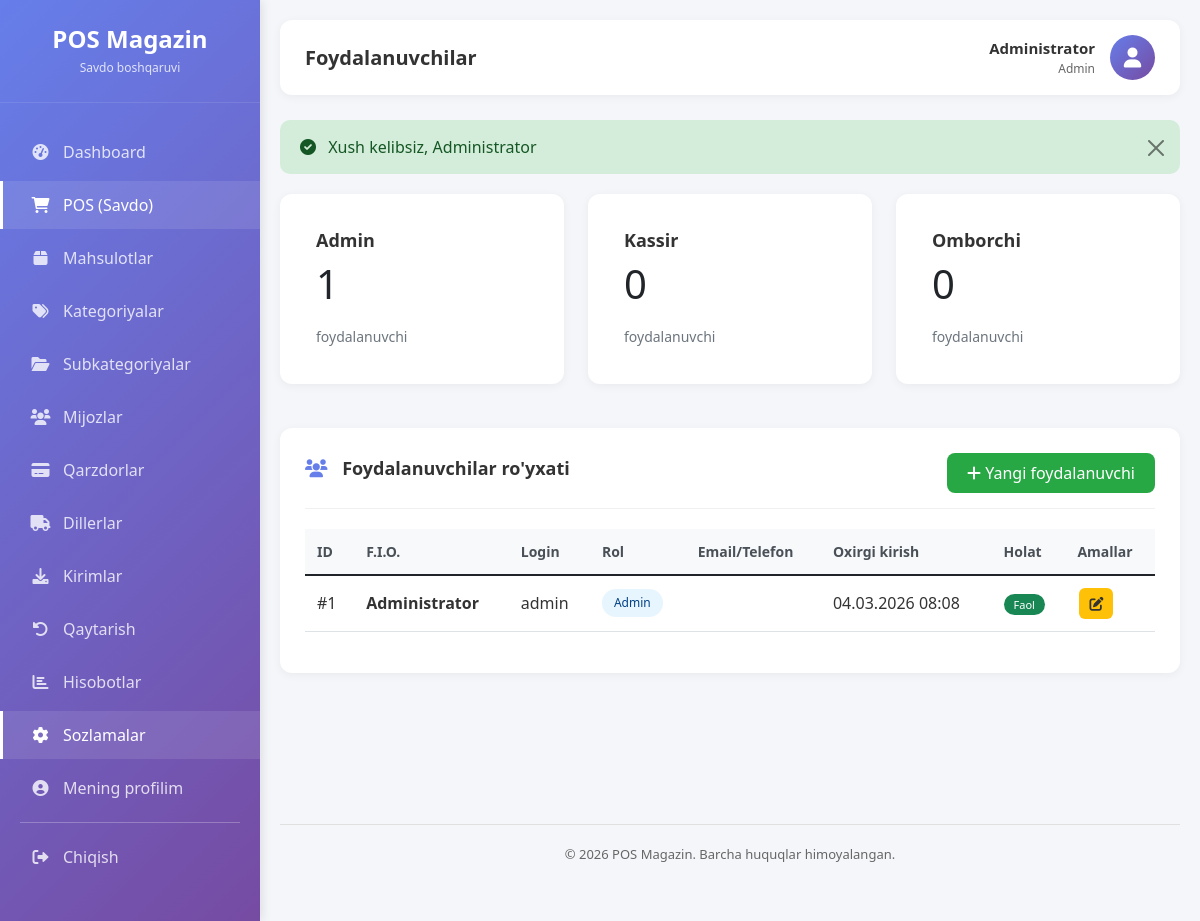
Page /settings/users (signed in) on the earlier database version.
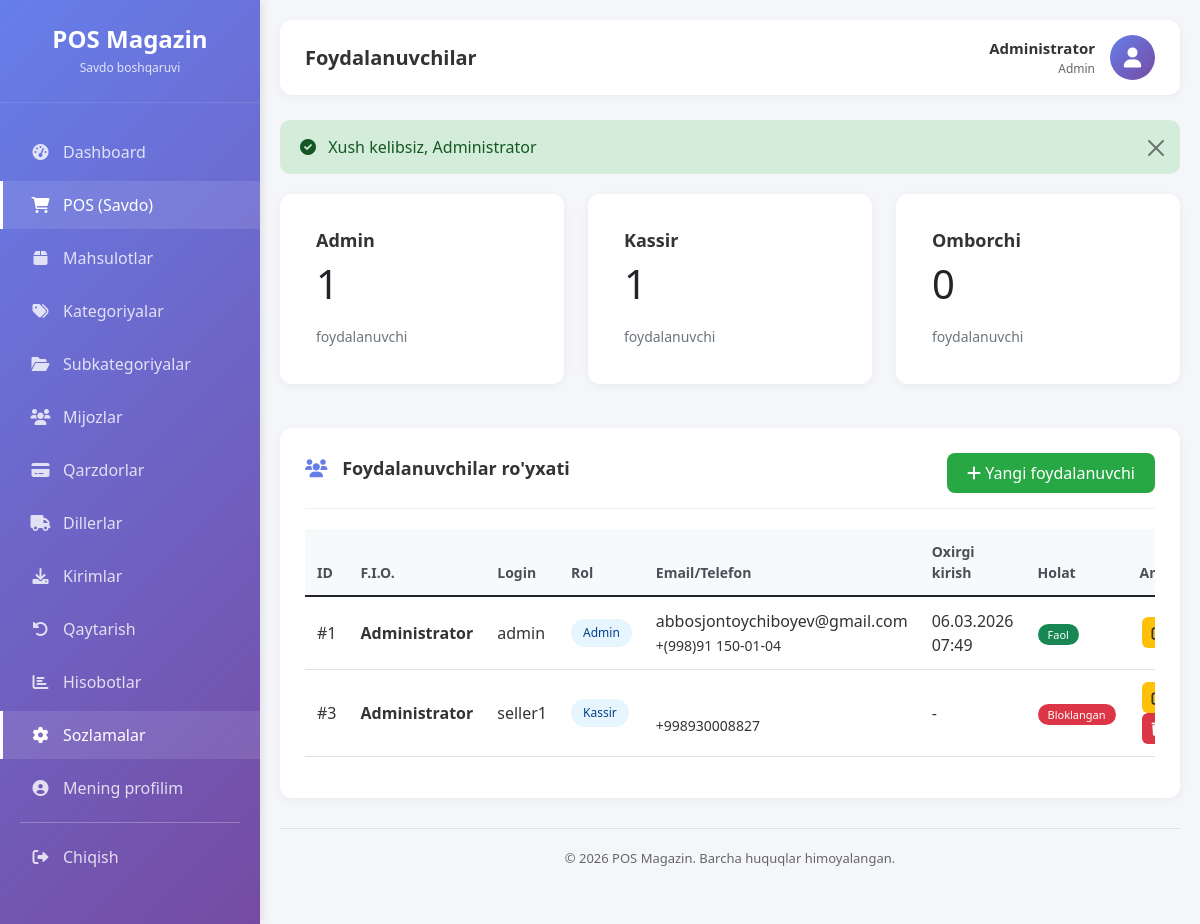
Same page on the later database version.
### tables this page shows
CREATE TABLE `rollar` (
  `id` bigint(20) UNSIGNED NOT NULL,
  `nomi` varchar(50) NOT NULL,
  `izoh` varchar(255) DEFAULT NULL,
  `yaratilgan_vaqt` timestamp NULL DEFAULT current_timestamp(),
  `yangilangan_vaqt` timestamp NULL DEFAULT current_timestamp() ON UPDATE current_timestamp()
);

CREATE TABLE `foydalanuvchilar` (
  `id` bigint(20) UNSIGNED NOT NULL,
  `rol_id` bigint(20) UNSIGNED NOT NULL,
  `fio` varchar(120) NOT NULL,
  `email` varchar(120) DEFAULT NULL,
  `telefon` varchar(30) DEFAULT NULL,
  `login` varchar(60) NOT NULL,
  `parol_hash` varchar(255) NOT NULL,
  `faol` tinyint(1) NOT NULL DEFAULT 1,
  `oxirgi_kirish_vaqt` timestamp NULL DEFAULT NULL,
  `yaratilgan_vaqt` timestamp NULL DEFAULT current_timestamp(),
  `yangilangan_vaqt` timestamp NULL DEFAULT current_timestamp() ON UPDATE current_timestamp(),
  `ochirilgan_vaqt` timestamp NULL DEFAULT NULL
);

### app/Views/pages/settings/users.php (the view, shortened to what the changed rows need)
<div class="row mb-4">
    <?php foreach ($roles as $role): ?>
    <div class="col-md-4">
        <div class="card">
            <div class="card-body">
                <h5 class="card-title"><?= htmlspecialchars($role['nomi']) ?></h5>
                <p class="card-text display-6"><?= $role['users_count'] ?></p>
                <small class="text-muted">foydalanuvchi</small>
            </div>
        </div>
    </div>
    <?php endforeach; ?>
</div>
<div class="content-card">
    <div class="card-header">
        <div class="card-title">
            <i class="fas fa-users"></i> Foydalanuvchilar ro'yxati
        </div>
        <a href="/new-pos/settings/users/create" class="btn btn-success">
            <i class="fas fa-plus"></i> Yangi foydalanuvchi
        </a>
    </div>
    <div class="table-responsive">
        <table class="table table-hover">
            <thead>
                <tr>
                    <th>ID</th>
                    <th>F.I.O.</th>
                    <th>Login</th>
                    <th>Rol</th>
                    <th>Email/Telefon</th>
                    <th>Oxirgi kirish</th>
                    <th>Holat</th>
                    <th>Amallar</th>
                </tr>
            </thead>
            <tbody>
                <?php foreach ($users as $user): ?>
                <tr>
                    <td>#<?= $user['id'] ?></td>
                    <td>
                        <strong><?= htmlspecialchars($user['fio']) ?></strong>
                    </td>
                    <td><?= htmlspecialchars($user['login']) ?></td>
                    <td>
                        <span class="role-badge"><?= htmlspecialchars($user['rol_nomi']) ?></span>
                    </td>
                    <td>
                        <?= $user['email'] ?? '' ?><br>
                        <small><?= $user['telefon'] ?? '' ?></small>
                    </td>
                    <td>
                        <?= $user['oxirgi_kirish_vaqt'] ? date('d.m.Y H:i', strtotime($user['oxirgi_kirish_vaqt'])) : '-' ?>
                    </td>
                    <td>
                        <?php if ($user['faol']): ?>
                            <span class="badge bg-success">Faol</span>
                        <?php else: ?>
                            <span class="badge bg-danger">Bloklangan</span>
                        <?php endif; ?>
                    </td>
                    <td>
                        <a href="/new-pos/settings/users/edit/<?= $user['id'] ?>" class="btn btn-sm btn-warning btn-action" title="Tahrirlash">
                            <i class="fas fa-edit"></i>
                        </a>
                        <?php if ($user['id'] != $_SESSION['user_id']): ?>
                        <form method="POST" action="/new-pos/settings/users/delete/<?= $user['id'] ?>" style="display: inline;" onsubmit="return confirm('Bu foydalanuvchini o\'chirishni xohlaysizmi?');">
                            <button type="submit" class="btn btn-sm btn-danger btn-action" title="O'chirish">
                                <i class="fas fa-trash"></i>
                            </button>
                        </form>
                        <?php endif; ?>
                    </td>
                </tr>
                <?php endforeach; ?>
            </tbody>
        </table>
    </div>
</div>

### public/index.php (shortened to what the changed rows need)
<?php
require_once __DIR__ . '/../config/database.php';
spl_autoload_register(function ($class) {
    $prefix = 'App\\';
    $base_dir = APP_PATH . '/';
    $len = strlen($prefix);
    $relative_class = substr($class, $len);
    $file = $base_dir . str_replace('\\', '/', $relative_class) . '.php';
});
$requestUri = $_SERVER['REQUEST_URI'];
$basePath = '/new-pos';
if (strpos($requestUri, $basePath) === 0) {
    $requestUri = substr($requestUri, strlen($basePath));
}
$requestUri = strtok($requestUri, '?');
$requestUri = str_replace('/public', '', $requestUri);
$requestUri = trim($requestUri, '/');
$routesFile = ROUTES_PATH . '/web.php';
$routes = require $routesFile;
$method = $_SERVER['REQUEST_METHOD'];
route_dispatch($routes, $method, $requestUri);
function route_dispatch($routes, $method, $uri) {
    foreach ($routes[$method] as $pattern => $handler) {
        $pattern = trim($pattern, '/');
        $regexPattern = preg_replace('/\{[a-z]+\}/', '([^/]+)', $pattern);
        $regexPattern = '/^' . str_replace('/', '\/', $regexPattern) . '$/';
        if (preg_match($regexPattern, $uri, $matches)) {
            array_shift($matches);
            list($controller, $action) = $handler;
            $controllerInstance = new $controllerClass();
            call_user_func_array([$controllerInstance, $action], $matches);
            return;
        }
    }
}

### app/Views/layouts/main.php (shortened to what the changed rows need)
<!DOCTYPE html>
<html lang="uz">
<head>
    <link rel="stylesheet" href="/new-pos/public/assets/css/responsive.css">
    <link href="https://cdn.jsdelivr.net/npm/bootstrap@5.1.3/dist/css/bootstrap.min.css" rel="stylesheet">
    <link rel="stylesheet" href="https://cdnjs.cloudflare.com/ajax/libs/font-awesome/6.0.0/css/all.min.css">
    <link rel="stylesheet" href="/new-pos/public/assets/css/style.css">
</head>
<body>
    <div class="wrapper">
        <div class="sidebar">
            <div class="sidebar-header">
                <h3><?= htmlspecialchars($companyName ?? 'POS Magazin') ?></h3>
                <p>Savdo boshqaruvi</p>
            </div>
            <ul class="nav-menu">
                <?php if ($_SESSION['user']['rol_nomi'] == 'Admin'): ?>
                <li class="nav-item">
                    <a href="/new-pos/dashboard" class="nav-link <?= strpos($_SERVER['REQUEST_URI'], 'dashboard') !== false ? 'active' : '' ?>">
                        <i class="fas fa-tachometer-alt"></i> <span>Dashboard</span>
                    </a>
                </li>
                <?php endif; ?>
                <li class="nav-item">
                    <a href="/new-pos/pos" class="nav-link <?= strpos($_SERVER['REQUEST_URI'], 'pos') !== false ? 'active' : '' ?>">
                        <i class="fas fa-shopping-cart"></i> <span>POS (Savdo)</span>
                    </a>
                </li>
                <li class="nav-item">
                    <a href="/new-pos/products" class="nav-link <?= strpos($_SERVER['REQUEST_URI'], 'products') !== false ? 'active' : '' ?>">
                        <i class="fas fa-box"></i> <span>Mahsulotlar</span>
                    </a>
                </li>
                <li class="nav-item">
                    <a href="/new-pos/categories" class="nav-link <?= strpos($_SERVER['REQUEST_URI'], 'categories') !== false ? 'active' : '' ?>">
                        <i class="fas fa-tags"></i> <span>Kategoriyalar</span>
                    </a>
                </li>
                <li class="nav-item">
                    <a href="/new-pos/subcategories" class="nav-link <?= strpos($_SERVER['REQUEST_URI'], 'subcategories') !== false ? 'active' : '' ?>">
                        <i class="fas fa-folder-open"></i> <span>Subkategoriyalar</span>
                    </a>
                </li>
                <li class="nav-item">
                    <a href="/new-pos/customers" class="nav-link <?= strpos($_SERVER['REQUEST_URI'], 'customers') !== false ? 'active' : '' ?>">
                        <i class="fas fa-users"></i> <span>Mijozlar</span>
                    </a>
                </li>
                <li class="nav-item">
                    <a href="/new-pos/debt" class="nav-link <?= strpos($_SERVER['REQUEST_URI'], 'debt') !== false ? 'active' : '' ?>">
                        <i class="fas fa-credit-card"></i> <span>Qarzdorlar</span>
                    </a>
                </li>
                <li class="nav-item">
                    <a href="/new-pos/yetkazib" class="nav-link <?= strpos($_SERVER['REQUEST_URI'], 'yetkazib') !== false ? 'active' : '' ?>">
                        <i class="fas fa-truck"></i> <span>Dillerlar</span>
                    </a>
                </li>
                <li class="nav-item">
                    <a href="/new-pos/kirim" class="nav-link <?= strpos($_SERVER['REQUEST_URI'], 'kirim') !== false ? 'active' : '' ?>">
                        <i class="fas fa-download"></i> <span>Kirimlar</span>
                    </a>
                </li>
                <li class="nav-item">
                    <a href="/new-pos/returns" class="nav-link <?= strpos($_SERVER['REQUEST_URI'], 'returns') !== false ? 'active' : '' ?>">
                        <i class="fas fa-undo-alt"></i> <span>Qaytarish</span>
                    </a>
                </li>
                <?php if ($_SESSION['user']['rol_nomi'] == 'Admin'): ?>
                <li class="nav-item">
                    <a href="/new-pos/reports" class="nav-link <?= strpos($_SERVER['REQUEST_URI'], 'reports') !== false ? 'active' : '' ?>">
                        <i class="fas fa-chart-bar"></i> <span>Hisobotlar</span>
                    </a>
                </li>
                <?php endif; ?>
                <?php if ($_SESSION['user']['rol_nomi'] == 'Admin'): ?>
                <li class="nav-item">
                    <a href="/new-pos/settings" class="nav-link <?= strpos($_SERVER['REQUEST_URI'], 'settings') !== false ? 'active' : '' ?>">
                        <i class="fas fa-cog"></i> <span>Sozlamalar</span>
                    </a>
                </li>
                <?php endif; ?>
                <li class="nav-item">
                    <a href="/new-pos/settings/profile" class="nav-link <?= strpos($_SERVER['REQUEST_URI'], 'profile') !== false ? 'active' : '' ?>">
                        <i class="fas fa-user-circle"></i> <span>Mening profilim</span>
                    </a>
                </li>
                <li class="nav-item divider">
                    <hr>
                </li>
                <li class="nav-item">
                    <a href="/new-pos/logout" class="nav-link">
                        <i class="fas fa-sign-out-alt"></i> <span>Chiqish</span>
                    </a>
                </li>
            </ul>
        </div>
        <div class="main-content">
            <div class="top-bar">
                <div class="page-title">
                    <h4><?= $title ?? 'Dashboard' ?></h4>
                </div>
                <div class="user-info">
                    <div class="user-details">
                        <div class="user-name"><?= $_SESSION['user']['fio'] ?? 'Foydalanuvchi' ?></div>
                        <div class="user-role"><?= $_SESSION['user']['rol_nomi'] ?? 'Role' ?></div>
                    </div>
                    <div class="user-avatar">
                        <i class="fas fa-user"></i>
                    </div>
                </div>
            </div>
            <?php if (isset($_SESSION['flash']['success'])): ?>
                <div class="alert alert-success alert-dismissible fade show" role="alert">
                    <i class="fas fa-check-circle me-2"></i> <?= $_SESSION['flash']['success'] ?>
                    <button type="button" class="btn-close" data-bs-dismiss="alert"></button>
                </div>
            <?php endif; ?>
            <div class="content-wrapper">
                <?= $content ?? '' ?>
            </div>
            <div class="footer">
                <p>© <?= date('Y') ?> POS Magazin. Barcha huquqlar himoyalangan.</p>
            </div>
        </div>
    </div>
</body>
</html>

Differences in the rows shown:
computed for rollar "Kassir": users_count "0" → "1"
changed foydalanuvchilar "admin": oxirgi_kirish_vaqt "04.03.2026 08:08" → "06.03.2026 07:49"
added foydalanuvchilar: id "3", fio "Administrator", login "seller1", rol.nomi "Kassir", telefon "+998930008827", faol "Bloklangan"
Other differences:
new list line: "abbosjontoychiboyev@gmail.com +(998)91 150-01-04"
